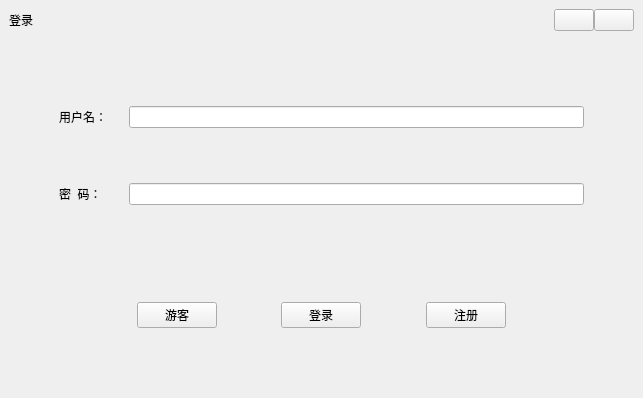
<?xml version="1.0" encoding="UTF-8"?>
<ui version="4.0">
 <class>Login</class>
 <widget class="QWidget" name="Login">
  <property name="windowModality">
   <enum>Qt::NonModal</enum>
  </property>
  <property name="geometry">
   <rect>
    <x>0</x>
    <y>0</y>
    <width>643</width>
    <height>398</height>
   </rect>
  </property>
  <property name="focusPolicy">
   <enum>Qt::ClickFocus</enum>
  </property>
  <property name="windowTitle">
   <string>登录</string>
  </property>
  <property name="windowIcon">
   <iconset resource="res.qrc">
    <normaloff>:/image/TicketingSytem.svg</normaloff>:/image/TicketingSytem.svg</iconset>
  </property>
  <layout class="QVBoxLayout" name="verticalLayout">
   <property name="spacing">
    <number>0</number>
   </property>
   <property name="leftMargin">
    <number>9</number>
   </property>
   <property name="topMargin">
    <number>9</number>
   </property>
   <property name="rightMargin">
    <number>9</number>
   </property>
   <property name="bottomMargin">
    <number>9</number>
   </property>
   <item>
    <widget class="QWidget" name="widget_loginHeader" native="true">
     <property name="sizePolicy">
      <sizepolicy hsizetype="Preferred" vsizetype="Fixed">
       <horstretch>0</horstretch>
       <verstretch>0</verstretch>
      </sizepolicy>
     </property>
     <layout class="QHBoxLayout" name="horizontalLayout">
      <property name="spacing">
       <number>0</number>
      </property>
      <property name="leftMargin">
       <number>0</number>
      </property>
      <property name="topMargin">
       <number>0</number>
      </property>
      <property name="rightMargin">
       <number>0</number>
      </property>
      <property name="bottomMargin">
       <number>20</number>
      </property>
      <item>
       <widget class="QLabel" name="label_title">
        <property name="text">
         <string>登录</string>
        </property>
       </widget>
      </item>
      <item>
       <spacer name="horizontalSpacer_6">
        <property name="orientation">
         <enum>Qt::Horizontal</enum>
        </property>
        <property name="sizeHint" stdset="0">
         <size>
          <width>40</width>
          <height>20</height>
         </size>
        </property>
       </spacer>
      </item>
      <item alignment="Qt::AlignTop">
       <widget class="QPushButton" name="pushButton_min">
        <property name="focusPolicy">
         <enum>Qt::ClickFocus</enum>
        </property>
        <property name="text">
         <string/>
        </property>
        <property name="icon">
         <iconset resource="res.qrc">
          <normaloff>:/image/min.svg</normaloff>:/image/min.svg</iconset>
        </property>
       </widget>
      </item>
      <item alignment="Qt::AlignTop">
       <widget class="QPushButton" name="pushButton_close">
        <property name="focusPolicy">
         <enum>Qt::ClickFocus</enum>
        </property>
        <property name="text">
         <string/>
        </property>
        <property name="icon">
         <iconset resource="res.qrc">
          <normaloff>:/image/close.svg</normaloff>:/image/close.svg</iconset>
        </property>
       </widget>
      </item>
     </layout>
    </widget>
   </item>
   <item>
    <widget class="QStackedWidget" name="stackedWidget">
     <property name="focusPolicy">
      <enum>Qt::NoFocus</enum>
     </property>
     <property name="currentIndex">
      <number>0</number>
     </property>
     <widget class="QWidget" name="page_login">
      <layout class="QVBoxLayout" name="verticalLayout_2" stretch="5,3">
       <property name="spacing">
        <number>0</number>
       </property>
       <property name="leftMargin">
        <number>0</number>
       </property>
       <property name="topMargin">
        <number>0</number>
       </property>
       <property name="rightMargin">
        <number>0</number>
       </property>
       <property name="bottomMargin">
        <number>0</number>
       </property>
       <item>
        <widget class="QWidget" name="widget_loginBody" native="true">
         <layout class="QGridLayout" name="gridLayout">
          <property name="leftMargin">
           <number>50</number>
          </property>
          <property name="topMargin">
           <number>0</number>
          </property>
          <property name="rightMargin">
           <number>50</number>
          </property>
          <property name="bottomMargin">
           <number>0</number>
          </property>
          <property name="horizontalSpacing">
           <number>10</number>
          </property>
          <property name="verticalSpacing">
           <number>0</number>
          </property>
          <item row="1" column="1">
           <widget class="QLineEdit" name="lineEdit_pwd">
            <property name="echoMode">
             <enum>QLineEdit::Password</enum>
            </property>
           </widget>
          </item>
          <item row="1" column="0">
           <widget class="QLabel" name="label_pwd">
            <property name="minimumSize">
             <size>
              <width>60</width>
              <height>0</height>
             </size>
            </property>
            <property name="text">
             <string>密  码：</string>
            </property>
            <property name="scaledContents">
             <bool>false</bool>
            </property>
            <property name="alignment">
             <set>Qt::AlignLeading|Qt::AlignLeft|Qt::AlignVCenter</set>
            </property>
           </widget>
          </item>
          <item row="0" column="0">
           <widget class="QLabel" name="label_usrName">
            <property name="text">
             <string>用户名：</string>
            </property>
           </widget>
          </item>
          <item row="0" column="1">
           <widget class="QLineEdit" name="lineEdit_usrName">
            <property name="minimumSize">
             <size>
              <width>100</width>
              <height>0</height>
             </size>
            </property>
           </widget>
          </item>
         </layout>
        </widget>
       </item>
       <item>
        <widget class="QWidget" name="widget_buttom" native="true">
         <layout class="QHBoxLayout" name="horizontalLayout_2">
          <property name="spacing">
           <number>0</number>
          </property>
          <property name="leftMargin">
           <number>0</number>
          </property>
          <property name="topMargin">
           <number>0</number>
          </property>
          <property name="rightMargin">
           <number>0</number>
          </property>
          <property name="bottomMargin">
           <number>20</number>
          </property>
          <item>
           <spacer name="horizontalSpacer_9">
            <property name="orientation">
             <enum>Qt::Horizontal</enum>
            </property>
            <property name="sizeHint" stdset="0">
             <size>
              <width>40</width>
              <height>20</height>
             </size>
            </property>
           </spacer>
          </item>
          <item>
           <spacer name="horizontalSpacer_2">
            <property name="orientation">
             <enum>Qt::Horizontal</enum>
            </property>
            <property name="sizeHint" stdset="0">
             <size>
              <width>40</width>
              <height>20</height>
             </size>
            </property>
           </spacer>
          </item>
          <item>
           <widget class="QPushButton" name="pushButton_tourist">
            <property name="text">
             <string>游客</string>
            </property>
           </widget>
          </item>
          <item>
           <spacer name="horizontalSpacer_8">
            <property name="orientation">
             <enum>Qt::Horizontal</enum>
            </property>
            <property name="sizeHint" stdset="0">
             <size>
              <width>40</width>
              <height>20</height>
             </size>
            </property>
           </spacer>
          </item>
          <item>
           <widget class="QPushButton" name="pushButton_login">
            <property name="focusPolicy">
             <enum>Qt::ClickFocus</enum>
            </property>
            <property name="text">
             <string>登录</string>
            </property>
           </widget>
          </item>
          <item>
           <spacer name="horizontalSpacer">
            <property name="orientation">
             <enum>Qt::Horizontal</enum>
            </property>
            <property name="sizeHint" stdset="0">
             <size>
              <width>40</width>
              <height>20</height>
             </size>
            </property>
           </spacer>
          </item>
          <item>
           <widget class="QPushButton" name="pushButton_signIn">
            <property name="focusPolicy">
             <enum>Qt::ClickFocus</enum>
            </property>
            <property name="text">
             <string>注册</string>
            </property>
           </widget>
          </item>
          <item>
           <spacer name="horizontalSpacer_10">
            <property name="orientation">
             <enum>Qt::Horizontal</enum>
            </property>
            <property name="sizeHint" stdset="0">
             <size>
              <width>40</width>
              <height>20</height>
             </size>
            </property>
           </spacer>
          </item>
          <item>
           <spacer name="horizontalSpacer_3">
            <property name="orientation">
             <enum>Qt::Horizontal</enum>
            </property>
            <property name="sizeHint" stdset="0">
             <size>
              <width>40</width>
              <height>20</height>
             </size>
            </property>
           </spacer>
          </item>
         </layout>
        </widget>
       </item>
      </layout>
     </widget>
     <widget class="QWidget" name="page_register">
      <layout class="QVBoxLayout" name="verticalLayout_3" stretch="5,2">
       <property name="spacing">
        <number>30</number>
       </property>
       <property name="leftMargin">
        <number>0</number>
       </property>
       <property name="topMargin">
        <number>0</number>
       </property>
       <property name="rightMargin">
        <number>0</number>
       </property>
       <property name="bottomMargin">
        <number>0</number>
       </property>
       <item>
        <widget class="QWidget" name="widget_register_loginBody" native="true">
         <layout class="QGridLayout" name="gridLayout_2">
          <property name="leftMargin">
           <number>50</number>
          </property>
          <property name="topMargin">
           <number>0</number>
          </property>
          <property name="rightMargin">
           <number>50</number>
          </property>
          <property name="bottomMargin">
           <number>0</number>
          </property>
          <property name="spacing">
           <number>10</number>
          </property>
          <item row="0" column="1">
           <widget class="QLineEdit" name="lineEdit_register_usrName">
            <property name="minimumSize">
             <size>
              <width>100</width>
              <height>0</height>
             </size>
            </property>
           </widget>
          </item>
          <item row="2" column="1">
           <widget class="QLineEdit" name="lineEdit_register_ackPwd"/>
          </item>
          <item row="1" column="1">
           <widget class="QLineEdit" name="lineEdit_register_pwd">
            <property name="echoMode">
             <enum>QLineEdit::Password</enum>
            </property>
           </widget>
          </item>
          <item row="0" column="0">
           <widget class="QLabel" name="label_register_usrName">
            <property name="text">
             <string>用 户 名:</string>
            </property>
           </widget>
          </item>
          <item row="1" column="0">
           <widget class="QLabel" name="label_register_pwd">
            <property name="minimumSize">
             <size>
              <width>60</width>
              <height>0</height>
             </size>
            </property>
            <property name="text">
             <string>密    码:</string>
            </property>
            <property name="scaledContents">
             <bool>false</bool>
            </property>
            <property name="alignment">
             <set>Qt::AlignLeading|Qt::AlignLeft|Qt::AlignVCenter</set>
            </property>
           </widget>
          </item>
          <item row="2" column="0">
           <widget class="QLabel" name="label_register_ackPwd">
            <property name="text">
             <string>确认密码:</string>
            </property>
           </widget>
          </item>
         </layout>
        </widget>
       </item>
       <item>
        <widget class="QWidget" name="widget_register_buttom" native="true">
         <property name="sizePolicy">
          <sizepolicy hsizetype="Preferred" vsizetype="Preferred">
           <horstretch>0</horstretch>
           <verstretch>0</verstretch>
          </sizepolicy>
         </property>
         <layout class="QHBoxLayout" name="horizontalLayout_3">
          <property name="spacing">
           <number>0</number>
          </property>
          <property name="leftMargin">
           <number>0</number>
          </property>
          <property name="topMargin">
           <number>0</number>
          </property>
          <property name="rightMargin">
           <number>0</number>
          </property>
          <property name="bottomMargin">
           <number>20</number>
          </property>
          <item>
           <spacer name="horizontalSpacer_11">
            <property name="orientation">
             <enum>Qt::Horizontal</enum>
            </property>
            <property name="sizeHint" stdset="0">
             <size>
              <width>40</width>
              <height>20</height>
             </size>
            </property>
           </spacer>
          </item>
          <item>
           <spacer name="horizontalSpacer_5">
            <property name="orientation">
             <enum>Qt::Horizontal</enum>
            </property>
            <property name="sizeHint" stdset="0">
             <size>
              <width>40</width>
              <height>20</height>
             </size>
            </property>
           </spacer>
          </item>
          <item>
           <widget class="QPushButton" name="pushButton_register_return">
            <property name="focusPolicy">
             <enum>Qt::ClickFocus</enum>
            </property>
            <property name="text">
             <string>返回</string>
            </property>
           </widget>
          </item>
          <item>
           <spacer name="horizontalSpacer_4">
            <property name="orientation">
             <enum>Qt::Horizontal</enum>
            </property>
            <property name="sizeHint" stdset="0">
             <size>
              <width>40</width>
              <height>20</height>
             </size>
            </property>
           </spacer>
          </item>
          <item>
           <widget class="QPushButton" name="pushButton_register_signIn">
            <property name="focusPolicy">
             <enum>Qt::ClickFocus</enum>
            </property>
            <property name="text">
             <string>注册</string>
            </property>
           </widget>
          </item>
          <item>
           <spacer name="horizontalSpacer_12">
            <property name="orientation">
             <enum>Qt::Horizontal</enum>
            </property>
            <property name="sizeHint" stdset="0">
             <size>
              <width>40</width>
              <height>20</height>
             </size>
            </property>
           </spacer>
          </item>
          <item>
           <spacer name="horizontalSpacer_7">
            <property name="orientation">
             <enum>Qt::Horizontal</enum>
            </property>
            <property name="sizeHint" stdset="0">
             <size>
              <width>40</width>
              <height>20</height>
             </size>
            </property>
           </spacer>
          </item>
         </layout>
        </widget>
       </item>
      </layout>
     </widget>
    </widget>
   </item>
  </layout>
 </widget>
 <resources>
  <include location="res.qrc"/>
 </resources>
 <connections/>
</ui>
